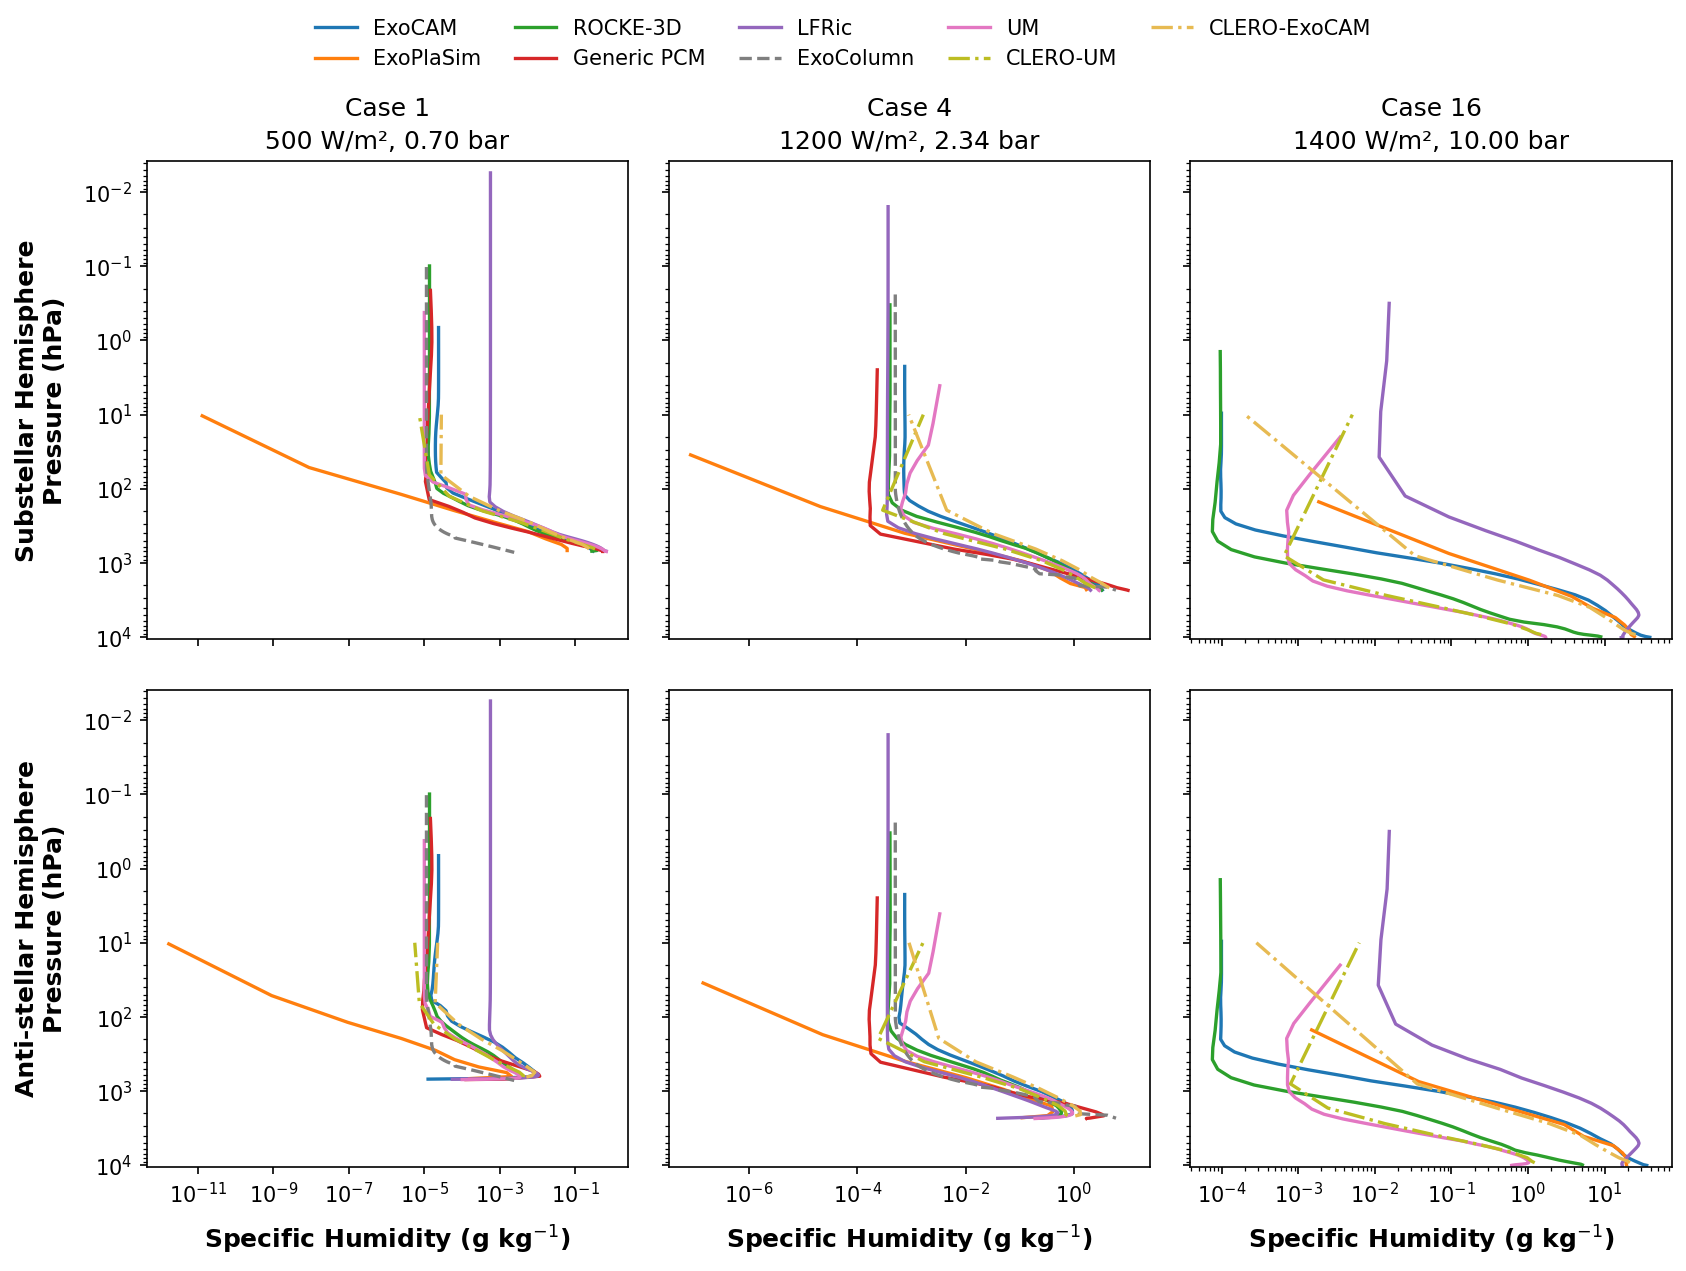

The script that saved this image:
#
# Vertical profiles of specific humidity: Selected Cases
# Layout: 2 rows x 3 columns -- substellar hemisphere mean (top) and
# anti-stellar hemisphere mean (bottom) for Cases 1, 4, 16; ExoColumn's single
# global-mean column is drawn dashed in both rows.
#
import warnings
warnings.filterwarnings('ignore', category=DeprecationWarning)

import netCDF4
import numpy as np
import matplotlib.pyplot as plt
import matplotlib.ticker as ticker
import os, sys
sys.path.insert(0, os.path.join(os.path.dirname(os.path.abspath(__file__)), '..', 'allcases'))
import um_clero as uc

# Axis labels in bold, and set a little clear of the tick labels
plt.rcParams['axes.labelweight'] = 'bold'
plt.rcParams['axes.labelpad'] = 8

tfreeze  = 273.16
M_N2     = 0.028   # kg/mol
R_gas    = 8.314   # J/(mol·K)
g_accel  = 9.8     # m/s²

# Nominal N2 surface pressures per case (hPa)
P_SURFACE = {1: 700., 4: 2340., 16: 10000.}

MODEL_STYLES = {
    'ExoCAM':    dict(color='#1f77b4', lw=1.6, ls='-'),
    'ExoPlaSim': dict(color='#ff7f0e', lw=1.6, ls='-'),
    'ROCKE-3D':  dict(color='#2ca02c', lw=1.6, ls='-'),
    'PCM':       dict(color='#d62728', lw=1.6, ls='-'),
    'LFRic':     dict(color='#9467bd', lw=1.6, ls='-'),
    'ExoColumn': dict(color='#7f7f7f', lw=1.6, ls='--'),
    'UM':        dict(color='#e377c2', lw=1.6, ls='-'),
    'CLERO-UM':     dict(color='#bcbd22', lw=1.6, ls='-.'),
    'CLERO-ExoCAM': dict(color='#e7ba52', lw=1.6, ls='-.'),
}
MODEL_LABELS = {
    'ExoCAM':    'ExoCAM',
    'ExoPlaSim': 'ExoPlaSim',
    'ROCKE-3D':  'ROCKE-3D',
    'PCM':       'Generic PCM',
    'LFRic':     'LFRic',
    'ExoColumn': 'ExoColumn',
    'UM':        'UM',
    'CLERO-UM':     'CLERO-UM',
    'CLERO-ExoCAM': 'CLERO-ExoCAM',
}


# ── helpers ──────────────────────────────────────────────────────────

def roll_to_180(data, lon):
    """Roll a (..., lon) array and its lon vector from [0, 360) to [-180, 180)."""
    idx = np.searchsorted(lon, 180.0)
    return (np.concatenate([data[..., idx:], data[..., :idx]], axis=-1),
            np.concatenate([lon[idx:] - 360.0, lon[:idx]]))


def hemi_mean(data, lat, lon, lon_ss=0.0, day=True):
    """Area-weighted hemispheric mean; NaN-safe.

    data : (nlev, nlat, nlon)  – last two axes are lat / lon
    day  : True → substellar hemisphere, False → anti-stellar hemisphere
    Returns (nlev,)
    """
    cos_lat = np.cos(np.radians(lat))
    cos_d   = np.cos(np.radians(lon - lon_ss))
    mask    = cos_d > 0 if day else cos_d < 0
    geo_w   = cos_lat[:, np.newaxis] * mask[np.newaxis, :]
    data    = np.asarray(data, dtype=float)
    valid_w = geo_w[np.newaxis, :, :] * np.isfinite(data)
    w_sum   = valid_w.sum(axis=(1, 2))
    return (np.where(np.isfinite(data), data, 0.0) * valid_w).sum(axis=(1, 2)) / w_sum

def ss_hemi_mean(data, lat, lon, lon_ss=0.0):
    return hemi_mean(data, lat, lon, lon_ss=lon_ss, day=True)


def area_mean_2d(data2d, lat, lon, lon_ss=0.0):
    """Same, but for a (nlat, nlon) field."""
    cos_lat = np.cos(np.radians(lat))
    mask    = np.cos(np.radians(lon - lon_ss)) > 0
    weights = cos_lat[:, np.newaxis] * mask[np.newaxis, :]
    return np.sum(data2d * weights) / np.sum(weights)


def pcm_pressure_from_alt(T_K, alt_km, P_s_hPa):
    """Integrate pressure downward from surface using hydrostatic eq.

    T_K    : (nlev,) mean temperature profile in K (surface→TOA order)
    alt_km : (nlev,) altitude in km (surface→TOA)
    Returns (nlev,) pressure in hPa
    """
    P = np.empty_like(alt_km)
    P[0] = P_s_hPa
    alt_m = alt_km * 1000.0
    for k in range(1, len(alt_km)):
        dz    = alt_m[k] - alt_m[k - 1]
        T_mid = 0.5 * (T_K[k - 1] + T_K[k])
        P[k]  = P[k - 1] * np.exp(-M_N2 * g_accel * dz / (R_gas * T_mid))
    return P


# ── ExoCAM ───────────────────────────────────────────────────────────
# Hybrid sigma-pressure: P(k) = hyam(k)*P0 + hybm(k)*PS_mean
# Substellar point at lon = 180°

_d = '/models/data/samosa/exocam'

def read_exocam(case):
    with netCDF4.Dataset(f'{_d}/samosa{case}.cam.h0.avg.nc') as ds:
        T    = np.squeeze(np.array(ds.variables['T']))   # (lev, lat, lon)
        Q    = np.squeeze(np.array(ds.variables['Q']))
        PS   = np.squeeze(np.array(ds.variables['PS']))  # Pa
        hyam = np.array(ds.variables['hyam'])
        hybm = np.array(ds.variables['hybm'])
        P0   = float(ds.variables['P0'][:])              # Pa
        lat  = np.array(ds.variables['lat'])
        lon  = np.array(ds.variables['lon'])
    PS_mean  = area_mean_2d(PS, lat, lon, lon_ss=180.)
    lev_hPa  = (hyam * P0 + hybm * PS_mean) / 100.0
    T_ss     = hemi_mean(T, lat, lon, lon_ss=180., day=True)
    Q_ss     = hemi_mean(Q, lat, lon, lon_ss=180., day=True)
    T_as     = hemi_mean(T, lat, lon, lon_ss=180., day=False)
    Q_as     = hemi_mean(Q, lat, lon, lon_ss=180., day=False)
    return T_ss, Q_ss, T_as, Q_as, lev_hPa

T_exocam, Q_exocam, T_exocam_as, Q_exocam_as, P_exocam = zip(*[read_exocam(c) for c in [1, 4, 16]])


# ── ExoPlaSim ────────────────────────────────────────────────────────
# Pure sigma levels; substellar point at lon = 0° (after roll_to_180)

_d = '/models/data/samosa/exoplasim/full_t21_synchronous__3000teff_15day'
_plasim_files = [
    f'{_d}/t21_synchronous_0.70pn2_flux500_400.0co2_3000teff_15day.nc',
    f'{_d}/t21_synchronous_2.34pn2_flux1200_400.0co2_3000teff_15day.nc',
    f'{_d}/t21_synchronous_10.00pn2_flux1400_400.0co2_3000teff_15day.nc',
]

def read_plasim(path):
    with netCDF4.Dataset(path) as ds:
        T   = np.average(np.array(ds.variables['ta']),  axis=0)  # (lev, lat, lon)
        hus = np.average(np.array(ds.variables['hus']), axis=0)
        ps  = np.average(np.array(ds.variables['ps']),  axis=0)  # (lat, lon) hPa
        lat = np.array(ds.variables['lat'])
        lon = np.array(ds.variables['lon'])
        sigma = np.array(ds.variables['lev'])
    T,   lon_s = roll_to_180(T,   lon)
    hus, _     = roll_to_180(hus, lon)
    ps,  _     = roll_to_180(ps,  lon)
    ps_mean = area_mean_2d(ps, lat, lon_s)
    lev_hPa = sigma * ps_mean
    T_ss    = hemi_mean(T,   lat, lon_s, day=True)
    Q_ss    = hemi_mean(hus, lat, lon_s, day=True)
    T_as    = hemi_mean(T,   lat, lon_s, day=False)
    Q_as    = hemi_mean(hus, lat, lon_s, day=False)
    return T_ss, Q_ss, T_as, Q_as, lev_hPa

T_plasim, Q_plasim, T_plasim_as, Q_plasim_as, P_plasim = zip(*[read_plasim(f) for f in _plasim_files])


# ── ROCKE-3D ─────────────────────────────────────────────────────────
# plm: surface → TOA in mb; temp in °C; SS point at lon=0° after rotation

_d = '/models/data/samosa/rocke3d'

def read_r3d(fname):
    with netCDF4.Dataset(fname) as ds:
        T   = np.ma.filled(ds.variables['temp'][:], np.nan).astype(float) + tfreeze
        q   = np.ma.filled(ds.variables['q'][:],    np.nan).astype(float)
        lat = np.array(ds.variables['lat'])
        lon = np.array(ds.variables['lon'])
        plm = np.array(ds.variables['plm'])             # mb = hPa
    T, lon_s = roll_to_180(T, lon)
    q, _     = roll_to_180(q, lon)
    # Rotate SS point from lon=180° to lon=0°
    _lon = lon_s + 180.0
    _lon[_lon >= 180.0] -= 360.0
    idx  = np.argsort(_lon)
    lon_s, T, q = _lon[idx], T[:, :, idx], q[:, :, idx]
    T_ss = hemi_mean(T, lat, lon_s, day=True)
    Q_ss = hemi_mean(q, lat, lon_s, day=True)
    T_as = hemi_mean(T, lat, lon_s, day=False)
    Q_as = hemi_mean(q, lat, lon_s, day=False)
    return T_ss, Q_ss, T_as, Q_as, plm

T_r3d, Q_r3d, T_r3d_as, Q_r3d_as, P_r3d = zip(*[
    read_r3d(f'/models/data/samosa/rocke3d/rocke_{c:02d}q.nc') for c in [1, 4, 16]])


# ── Generic PCM ──────────────────────────────────────────────────────
# Altitude coordinate (km, surface→TOA); pressure computed from T profile
# atmospheric_pressure is absent (all NaN); SS at lon=0°

_d = '/models/data/samosa/genericpcm/OHT_off'
_pcm_files = [
    (f'{_d}/case-1/SAMOSA_output_file_Generic_PCM_case-1_OHT_off.nc',   1),
    (f'{_d}/case-4/SAMOSA_output_file_Generic_PCM_case-4_OHT_off.nc',   4),
]

def read_pcm(path, case_num):
    with netCDF4.Dataset(path) as ds:
        T_raw = ds.variables['atmospheric_temperature'][:].data  # bypass mask; (alt, lat, lon)
        q_raw = ds.variables['specific_humidity'][:].data
        lat   = np.array(ds.variables['latitude'])
        lon   = np.array(ds.variables['longitude'])
        alt   = np.array(ds.variables['altitude'])               # km
    # Some altitude levels are entirely NaN (model fill); keep only valid ones
    valid = np.isfinite(T_raw).all(axis=(1, 2))
    T_raw, q_raw, alt = T_raw[valid], q_raw[valid], alt[valid]
    T_ss   = hemi_mean(T_raw, lat, lon, day=True)
    Q_ss   = hemi_mean(q_raw, lat, lon, day=True)
    T_as   = hemi_mean(T_raw, lat, lon, day=False)
    Q_as   = hemi_mean(q_raw, lat, lon, day=False)
    P_prof = pcm_pressure_from_alt(T_ss, alt, P_SURFACE[case_num])
    return T_ss, Q_ss, T_as, Q_as, P_prof

# Case 16 is not converged in the Generic PCM (see SAMOSA_summary.pdf) and is omitted
_pcm     = [read_pcm(f, c) for f, c in _pcm_files]
T_pcm    = [_pcm[0][0], _pcm[1][0], None]
Q_pcm    = [_pcm[0][1], _pcm[1][1], None]
T_pcm_as = [_pcm[0][2], _pcm[1][2], None]
Q_pcm_as = [_pcm[0][3], _pcm[1][3], None]
P_pcm    = [_pcm[0][4], _pcm[1][4], None]


# ── LFRic ────────────────────────────────────────────────────────────
# Full levels, surface (lev 0) → TOA (lev -1); SS at lon=0° after roll

_d = '/models/data/samosa/lfric'

def read_lfric(fname):
    with netCDF4.Dataset(fname) as ds:
        T   = np.array(ds.variables['temperature'])       # (full_levels, lat, lon)
        qv  = np.array(ds.variables['qv'])
        P3d = np.array(ds.variables['pressure_in_wth'])   # Pa
        lat = np.array(ds.variables['lat'])
        lon = np.array(ds.variables['lon'])
    T,   lon_s = roll_to_180(T,   lon)
    qv,  _     = roll_to_180(qv,  lon)
    P3d, _     = roll_to_180(P3d, lon)
    T_ss   = hemi_mean(T,   lat, lon_s, day=True)
    Q_ss   = hemi_mean(qv,  lat, lon_s, day=True)
    T_as   = hemi_mean(T,   lat, lon_s, day=False)
    Q_as   = hemi_mean(qv,  lat, lon_s, day=False)
    P_prof = hemi_mean(P3d, lat, lon_s, day=True) / 100.0   # Pa → hPa
    return T_ss, Q_ss, T_as, Q_as, P_prof

_lfric1  = read_lfric(f'{_d}/lfric_samosa_case01.nc')
_lfric4  = read_lfric(f'{_d}/lfric_samosa_case04.nc')
_lfric16 = read_lfric(f'{_d}/lfric_samosa_case16.nc')

T_lfric    = [_lfric1[0], _lfric4[0], _lfric16[0]]
Q_lfric    = [_lfric1[1], _lfric4[1], _lfric16[1]]
T_lfric_as = [_lfric1[2], _lfric4[2], _lfric16[2]]
Q_lfric_as = [_lfric1[3], _lfric4[3], _lfric16[3]]
P_lfric    = [_lfric1[4], _lfric4[4], _lfric16[4]]


# ── ExoColumn ────────────────────────────────────────────────────────
# A single global-mean column (1-D radiative-convective equilibrium), so it has no
# substellar or anti-stellar hemisphere: the same profile is drawn in both rows, as
# a reference. These are the final steady states of the submitted runs, whose
# surface temperature and model-top humidity reproduce the archived Tglob and
# Qstrat exactly. ExoColumn runs away at Case 16, so that panel has no curve.
# The per-level output is not in /models/data/samosa, which holds only the
# global-mean table, so it is read from the run directories.

_d = '/hugespace/local/research/exocolumn_samosa/cases/a2736'

def read_exocolumn(case):
    with netCDF4.Dataset(f'{_d}/case{case:02d}/iofiles/exocol_out.nc') as ds:
        T    = np.array(ds.variables['tmid'])            # K, top -> surface
        q    = np.array(ds.variables['h2ommr'])          # kg/kg moist air
        P    = np.array(ds.variables['pmid']) / 100.0    # Pa -> hPa
    return T, q, P

_exocol  = [read_exocolumn(1), read_exocolumn(4), None]
T_exocol = [e[0] if e is not None else None for e in _exocol]
Q_exocol = [e[1] if e is not None else None for e in _exocol]
P_exocol = [e[2] if e is not None else None for e in _exocol]


# ── UM and CLERO ─────────────────────────────────────────────────────
# Read by um_clero.py, substellar point at lon 0. CLERO, the emulator, is drawn
# dash-dot as a class of its own; its top level is 10 hPa.

_um      = [uc.um_profiles(c) for c in (1, 4, 16)]
_clum    = [uc.clero_profiles('UM', c) for c in (1, 4, 16)]
_clexo   = [uc.clero_profiles('ExoCAM', c) for c in (1, 4, 16)]
T_um,    Q_um,    T_um_as,    Q_um_as,    P_um    = zip(*_um)
T_clum,  Q_clum,  T_clum_as,  Q_clum_as,  P_clum  = zip(*_clum)
T_clexo, Q_clexo, T_clexo_as, Q_clexo_as, P_clexo = zip(*_clexo)


# ── Figure: Specific Humidity ─────────────────────────────────────────

_all_P = [p for plist in [P_exocam, P_plasim, P_r3d, P_pcm, P_lfric, P_exocol, P_um, P_clum, P_clexo]
          for p in plist if p is not None]
P_GLOBAL_LO = min(p.min() for p in _all_P) * 0.7
P_GLOBAL_HI = max(p.max() for p in _all_P) * 1.05

case_labels = ['Case 1\n500 W/m², 0.70 bar',
               'Case 4\n1200 W/m², 2.34 bar',
               'Case 16\n1400 W/m², 10.00 bar']

NCASES    = 3
FS_TITLE  = 12
FS_LABEL  = 12
FS_TICK   = 10
FS_LEGEND = 10

# Two rows: substellar hemisphere above, anti-stellar below, so each hemisphere
# is read on its own rather than as overlaid solid and dashed curves. The x axis
# is shared down each column and the pressure axis everywhere, so a column
# compares the two hemispheres of one case directly. The 3-D models are solid and
# ExoColumn, the one 1-D model with a vertical profile, dashed, as in the other
# figures that mix model classes.
ROWS = [('Substellar Hemisphere',  'ss'),
        ('Anti-stellar Hemisphere', 'as')]
NROWS = len(ROWS)

fig, axes = plt.subplots(NROWS, NCASES, figsize=(11.1, 8.4), layout='constrained',
                         sharex='col', sharey=True)
fig.get_layout_engine().set(w_pad=2/72, h_pad=4/72, wspace=0.06, hspace=0.06)

legend_handles = {}
for ci in range(NCASES):
    profiles = {
        'ss': [
            ('ExoCAM',    Q_exocam[ci],    P_exocam[ci]),
            ('ExoPlaSim', Q_plasim[ci],    P_plasim[ci]),
            ('ROCKE-3D',  Q_r3d[ci],       P_r3d[ci]),
            ('PCM',       Q_pcm[ci],       P_pcm[ci]),
            ('LFRic',     Q_lfric[ci],     P_lfric[ci]),
            ('UM',        Q_um[ci],        P_um[ci]),
            ('ExoColumn', Q_exocol[ci],    P_exocol[ci]),
            ('CLERO-UM',     Q_clum[ci],    P_clum[ci]),
            ('CLERO-ExoCAM', Q_clexo[ci],   P_clexo[ci]),
        ],
        'as': [
            ('ExoCAM',    Q_exocam_as[ci], P_exocam[ci]),
            ('ExoPlaSim', Q_plasim_as[ci], P_plasim[ci]),
            ('ROCKE-3D',  Q_r3d_as[ci],    P_r3d[ci]),
            ('PCM',       Q_pcm_as[ci],    P_pcm[ci]),
            ('LFRic',     Q_lfric_as[ci],  P_lfric[ci]),
            ('UM',        Q_um_as[ci],     P_um[ci]),
            ('ExoColumn', Q_exocol[ci],    P_exocol[ci]),
            ('CLERO-UM',     Q_clum_as[ci],  P_clum[ci]),
            ('CLERO-ExoCAM', Q_clexo_as[ci], P_clexo[ci]),
        ],
    }
    for ri, (row_title, key) in enumerate(ROWS):
        ax = axes[ri, ci]
        for name, X_prof, P_prof in profiles[key]:
            if X_prof is None:
                continue
            h, = ax.plot(X_prof * 1e3, P_prof, **MODEL_STYLES[name])
            legend_handles.setdefault(name, h)

        ax.set_xscale('log')
        ax.set_yscale('log')
        ax.set_ylim(P_GLOBAL_HI, P_GLOBAL_LO)
        ax.yaxis.set_major_locator(ticker.LogLocator(base=10, numticks=10))
        ax.yaxis.set_major_formatter(ticker.LogFormatterMathtext(base=10, labelOnlyBase=True))
        ax.yaxis.set_minor_formatter(ticker.NullFormatter())
        ax.tick_params(axis='both', labelsize=FS_TICK)
        ax.grid(False)

        if ri == 0:
            ax.set_title(case_labels[ci], fontsize=FS_TITLE, linespacing=1.5)
        if ri == NROWS - 1:
            ax.set_xlabel('Specific Humidity (g kg$^{-1}$)', fontsize=FS_LABEL)
        if ci == 0:
            ax.set_ylabel(f'{row_title}\nPressure (hPa)', fontsize=FS_LABEL)

# One model legend above the panels, in the order the models are drawn
order = [n for n in MODEL_STYLES if n in legend_handles]
fig.legend([legend_handles[n] for n in order], [MODEL_LABELS[n] for n in order],
           loc='outside upper center', ncols=5, fontsize=FS_LEGEND,
           frameon=False, handlelength=2.0, columnspacing=1.6)

fig.savefig('fig_profiles_watvap_select.png', bbox_inches='tight', dpi=150)
fig.savefig('fig_profiles_watvap_select.eps', bbox_inches='tight')
